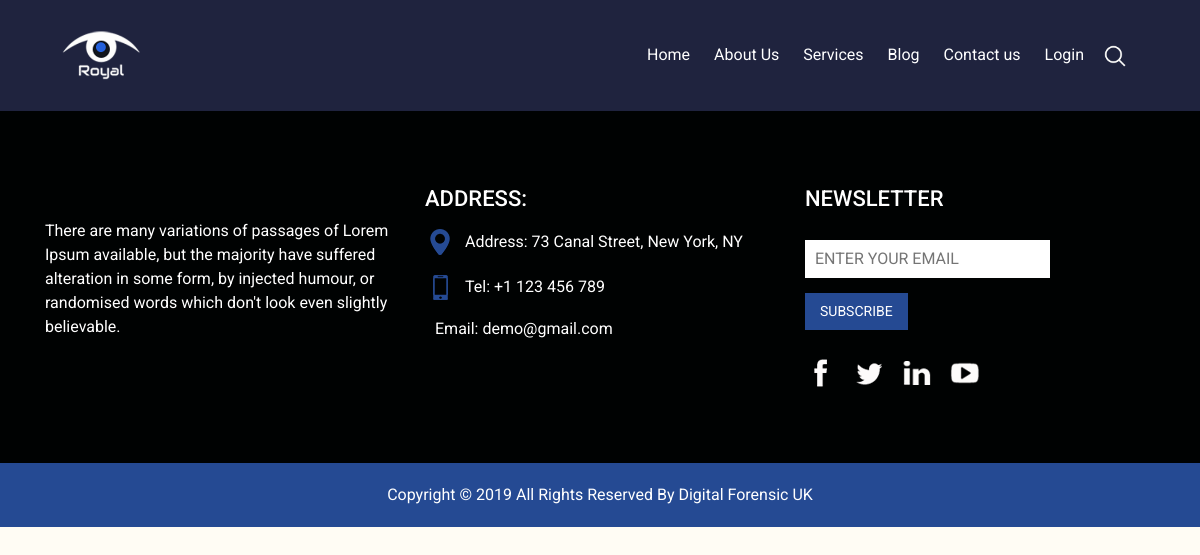
The page /blog/ on the database as committed earlier.
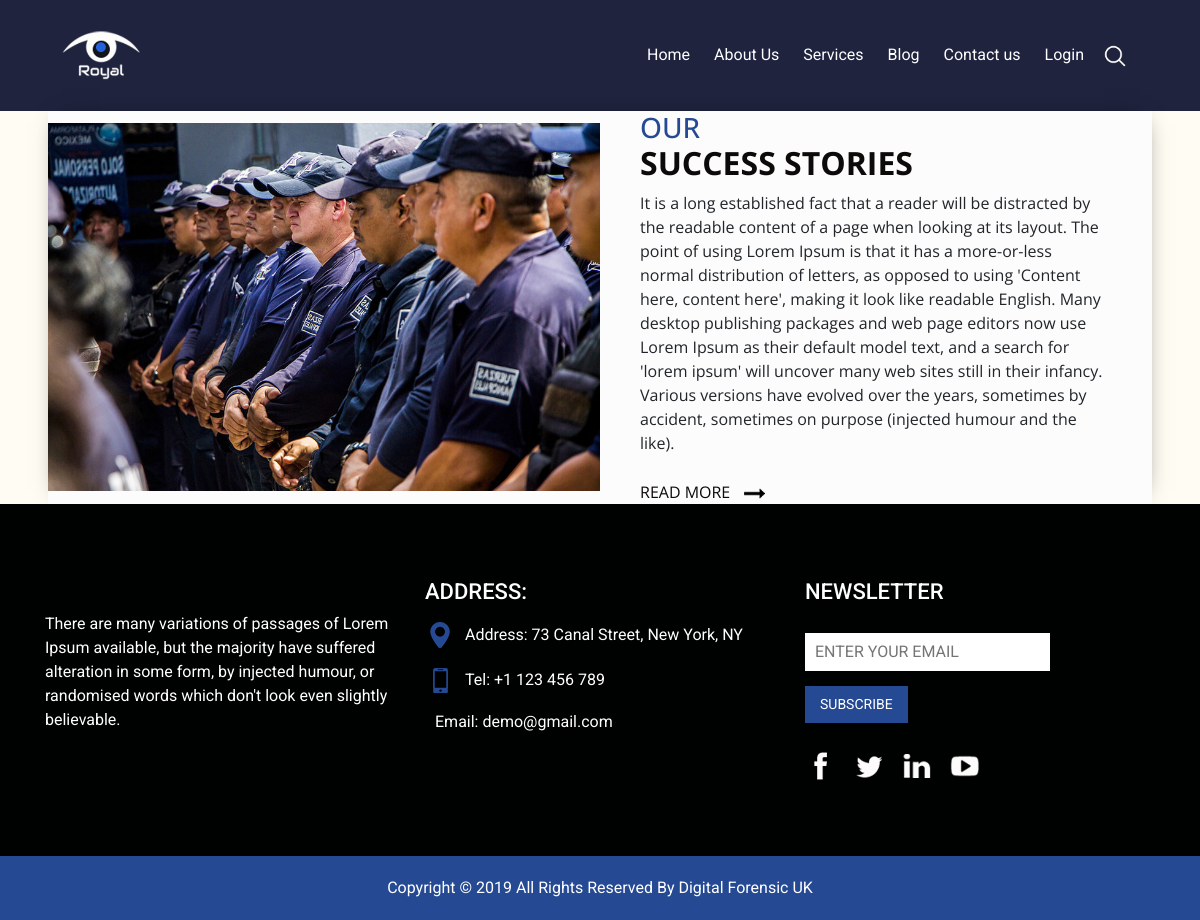
The same page on the database as committed later.
### forensicApp/models.py (models this page shows, shortened)
class SuccessStory(models.Model):
    title = models.CharField(max_length=100)
    description = models.TextField()
    image = models.ImageField(upload_to='media/successStory')

### forensicApp/views.py (the view)
# urls.py: 2. Add a URL to urlpatterns:  path('blog/', include('blog.urls'))
def blog(request):
    views = {}
    views['blogs'] = SuccessStory.objects.all()
    return render(request, 'blog.html', views)

### templates/blog.html
{% extends 'base.html' %}
{% block content %}
{% include 'home/successStory.html' %}
{% endblock %}

### templates/home/successStory.html
{% load static %}
<section class="layout_padding story_section">
    <div class="container-fluid">
      {% for blog in blogs %}
      <div class="row">
        <div class=" col-md-6">
          <div>
            <img class="img-fluid" src="{{ blog.image.url }}" alt="" />
          </div>
        </div>
        <div class=" col-md-6">
          <div class="story_detail">
            <h3>
              Our
            </h3>
            <h2>
              {{ blog.title }}
            </h2>
            <p>
              {{ blog.description }}
            </p>
            <div class="story_detail-btn">
              <a href="">
                <span>
                  Read More
                </span>
                <img src="{% static 'images/arrow-black.png' %}" alt="" class="ml-2" />
              </a>
            </div>
          </div>
        </div>
      </div>
      {% endfor %}
    </div>
  </section>

Rows that differ between the two databases and show on the page:
added SuccessStory: image (picture), title "SUCCESS STORIES", description "It is a long established fact that a reader will be distracted by the readable content of a page when looking at its layout. The point of using Lorem Ipsum is that it has a more-or-less normal distribution of letters, as opposed to using 'Content here, content here', making it look like readable English. Many desktop publishing packages and web page editors now use Lorem Ipsum as their default model text, and a search for 'lorem ipsum' will uncover many web sites still in their infancy. Various versions have evolved over the years, sometimes by accident, sometimes on purpose (injected humour and the like)."
